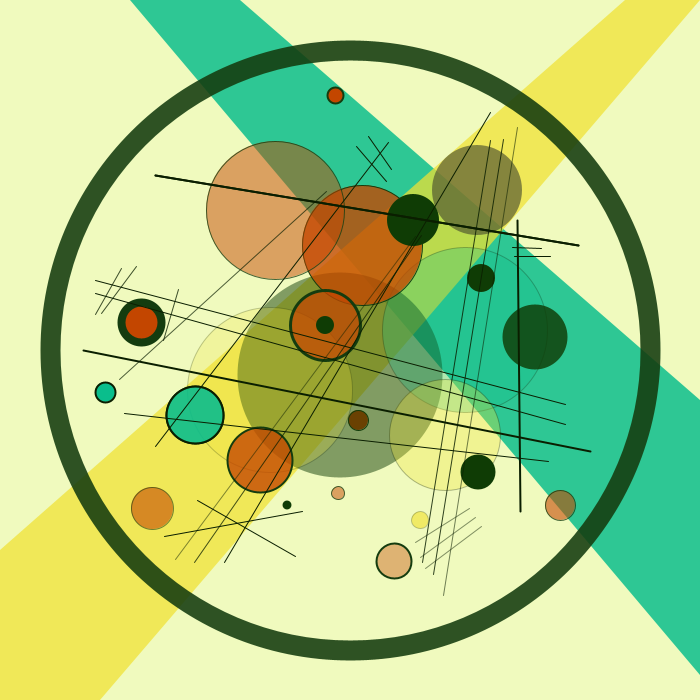
Frame 1 (no input)
Frame 60 (the mouse pressed at the canvas centre just before this capture): identical to frame 1, image omitted
Frame 120 (the mouse held since frame 60 and released just before this capture): identical to frame 1, image omitted

The Processing sketch that drew this single still picture (run headless with seeded random() and noise(); from frame 60 on, the mouse is pressed at the canvas centre):

// Processing sketch: processing_58333
// ── processing_58333.pde

void setup(){
  size(700,700);
   smooth();
  frameRate(5);
}

void draw(){
  background(240,250,190);
 
//Blaue Hintergrundform 
  beginShape();
  noStroke();
  fill(10,190,140,215);
  vertex(130,0);
  vertex(240,0);
  vertex(700,400);
  vertex(700,675);
  endShape(CLOSE);

//Gelbe Hintergrundform  
  beginShape();
  noStroke();
  fill(240,225,50,185);
  vertex(0,550);
  vertex(625,0);
  vertex(700,0);
  vertex(100,700);
  vertex(0,700);
  endShape(CLOSE);

//Großer Kreis/Nur Grüne Outline/Mittig 
  noFill();
  stroke(20,60,15,225);
  strokeWeight(20);
  ellipseMode(CENTER);
  ellipse(350,350,600,600);

// Kleiner Kreis/Rot/Grüne Outline/mittig
  RedGreenEllipse(358,420,20,20,1,255,255);
  
// Großer (Innen-)Kreis/Grün/abgesoftet/unterste Ebene
  fill(15,60,5,125);
  noStroke();
  ellipseMode(CENTER);
  ellipse(340,375,205,205); 
  
// Großer Kreis/Blau/Grüne Outline/abgesoftet/mittig,rechts
  BlueGreenEllipse(465,330,165,165,1,70,70);

// Kreis/Grau/abgesoftet/oben,rechts  
  fill(70,75,45,160);
  noStroke();
  ellipseMode(CENTER);
  ellipse(477,190,90,90);
  
// Kreis/Rot/Grüne Outline/Oben,mittig,rechts
  RedGreenEllipse(362,245,120,120,1,200,255); 
   
// Kreis/Rot/Grüne Outline/Oben,mittig,weit rechts
  RedGreenEllipse(275,210,138,138,1,125,200);

// Kreis/Grün/Oben, rechts/direkt am grauen Kreis
  GreenEllipse(413,220,52,52);

// Kreis/Rot/Grüne Outline/Oben,mittig
  RedGreenEllipse(335,95,16,16,2,255,255);

// Kreis/Blau/Grüne Outline/Links,mittig,unten
  BlueGreenEllipse(105,392,20,20,2,255,255);

// Kreis/Rot/Grüne Outline/Links,mittig
  RedGreenEllipse(141,322,40,40,8,255,255);
  
// Kreis/Rot/Grüne Outline/Unten,mittig,rechts
  RedGreenEllipse(394,561,35,35,2,100,255);
  
// Großer Kreis/Gelb/Grüne Outline/abgesoftet/Unten,mittig,rechts
  YellowGreenEllipse(445,435,111,111,1,80,80);   

// Großer Kreis/Gelb/Grüne Outline/Unten,mittig,links
  YellowGreenEllipse(270,390,165,165,1,60,60);  
  
// Kreis/Grün/Unten,rechts 
  GreenEllipse(478,472,35,35);
  
// Kleiner Kreis/Grün/Mittig,rechts
  GreenEllipse(481,278,28,28);

// Kreis/Grün/abgesoftet/Mittig,leicht rechts
  noStroke();
  fill(15,60,5, 210);
  ellipseMode(CENTER);
  ellipse(535,337,65,65);
  
// Kreis/Rot/Grüne Outline/Mittig/(Auge)
  RedGreenEllipse(325,325,70,70,3,190,255);
  
// Kleiner Kreis/Grün/Mittig/(im Auge)
  GreenEllipse(325,325,18,18);
  
// Kreis/Rot/Grüne Outline/abgesoftet/Mittig,links/Schnittmenge mit vielen anderen Kreisen
  RedGreenEllipse(260,460,65,65,2,200,255);  

// Kreis/Rot/Grüne Outline/abgesoftet/Links,unten,außen
  RedGreenEllipse(152,508,42,42,1,150,150);
  
// Kreis/Blau/Grüne Outline/abgesoftet/links unten
  BlueGreenEllipse(195,415,57,57,2,175,255);
  
// Kreis/Blau/Grüne Outline/abgesoftet/Mittig,links,oben
  BlueGreenEllipse(195,415,57,57,2,175,255);  
  
// Sehr kleiner Kreis/Rot/Grüne Outline/mittig
  RedGreenEllipse(338,493,13,13,1,125,200);
  
// Kleiner Kreis/Rot/Grüne Outline/unten,rechts,außen
  RedGreenEllipse(560,505,30,30,1,150,200);
 
// Sehr kleiner Kreis/Grün/Unten,mittig
  GreenEllipse(287,505,9,9); 
  
// Kleiner Kreis/Gelb/Grüne Outline/abgesoftet/unten,mittig,rechts
  YellowGreenEllipse(420,520,17,17,1,160,65);   
  
// AB HIER 
// KOMMEN ALLE
// LINIEN

  //Waagerechte Linien:
  
   aLines(2,255,155,175,578,245);

  aLines(2,255,155,175,578,245); 

  aLines(1,255,95,280,565,404);  

  aLines(1,255,95,293,565,424);  

  aLines(2,255,83,350,590,451);  
  
  aLines(1,255,124,413,548,461);

  aLines(1,125,415,542,469,508);  
  
  aLines(1,125,420,557,475,517);  
 
  aLines(1,125,425,568,481,526); 

  aLines(1,255,164,536,302,511);  

  aLines(1,255,197,500,295,556);  
  
  aLines(1,255,512,247,541,248);  

  aLines(1,255,514,256,550,256);  
  
  
//Senkrechte Linien:

  aLines(1,255,368,136,391,169);  

   aLines(1,255,356,146,386,181);  
 
  aLines(1,255,388,142,155,446);  
  
  aLines(1,180,326,191,119,379);  
  
  aLines(1,200,178,289,163,340);  

  aLines(1,200,136,266,101,313);  

  aLines(1,200,121,268,95,314);  
  
  aLines(1,127,415,236,175,559);  
   
  aLines(1,195,421,235,194,562);  
   
  aLines(1,255,490,112,224,562);  
    
  aLines(1,215,490,140,422,562);  
  
  aLines(1,215,503,139,433,574);  
  
  aLines(1,145,517,127,443,595);   
   
  aLines(2,255,517,220,520,511);   
   
}


//VORLAGEN:

// Grüner Kreis
void GreenEllipse(int x, int y, int b, int h){  
  noStroke();
  fill(15,60,5);
  ellipseMode(CENTER);
  ellipse(x,y,b,h);
}

// Roter Kreis/Grüne Outline
void RedGreenEllipse(int x, int y, int b, int h, int s, int d1, int d2){
  fill(195,70,0,d1);
  stroke(20,60,15,d2);
  strokeWeight(s);
  ellipseMode(CENTER);
  ellipse(x,y,b,h); 
}

// Gelber Kreis/Grüne Outline
void YellowGreenEllipse(int x, int y, int b, int h, int s, int d1, int d2){
  fill(240,225,50,d1);
  stroke(10,30,0,d2);
  strokeWeight(s);
  ellipseMode(CENTER);
  ellipse(x,y,b,h);
}

// Blauer Kreis
void BlueGreenEllipse(int x,int y,int b,int h,int s,int d1,int d2){
  fill(10,190,140,d1);
  stroke(10,30,0,d2);
  strokeWeight(s);
  ellipseMode(CENTER);
  ellipse(x,y,b,h); 
}

// Linien
void aLines(int s,int d,int x1,int y1, int x2,int y2){
  stroke(10,30,0,d);
  strokeWeight(s);
  line(x1,y1,x2,y2);
}
